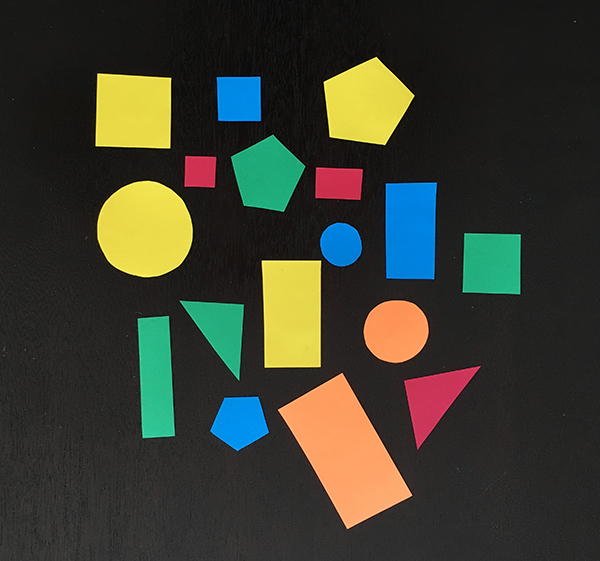
#> input picture contour.png, 600 x 561 px
$ python split_test.py
#> lines starting #> are read from the running program, lines starting #| are printed output that depends on the picture
# 把一张大图切成很多小图并保存,自定义像素切割大小
import cv2 as cv
import os
row = 6
column = 5

org_img = cv.imread('contour.png')
#> org_img is the input picture: shape (561, 600, 3); mean B, G, R 47.5, 60.1, 58.4
height, width = org_img.shape[:2]
#> height = 561; width = 600
# 切之前图片大小
print('height %d widht %d' % (height, width))
#| height 561 widht 600

row_step = (int)(height/row)
#> row_step = 93
column_step = (int)(width/column)
#> column_step = 120

print('row step %d, col step %d'% (row_step, column_step))
#| row step 93, col step 120
# 切之后图片大小
print('height %d widht %d' % (row_step*row, column_step*column))
#| height 558 widht 600

img = org_img[0:row_step*row, 0:column_step*column]
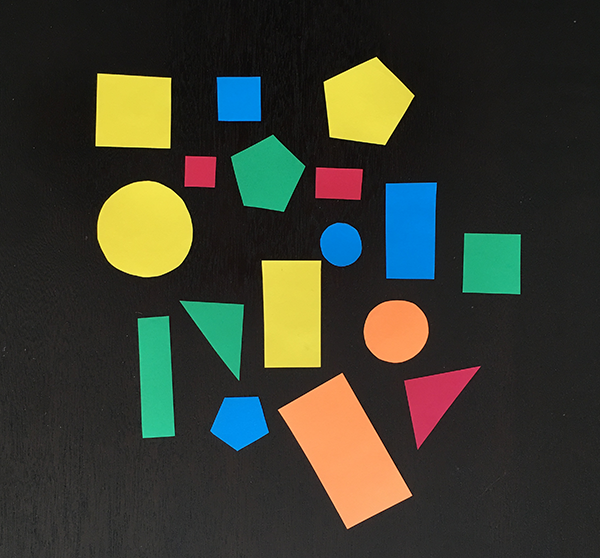
#> img: shape (558, 600, 3); mean B, G, R 47.5, 60.1, 58.4

save_path = 'split'
if not os.path.exists(save_path):
    os.mkdir(save_path)
for i in range(row):
    for j in range(column):
        pic_name = save_path + '/' + str(i) + "_" + str(j) + ".jpg"
        tmp_img = img[(i*row_step):(i*row_step+row_step), (j*column_step):(j*column_step)+column_step]
        cv.imwrite(pic_name, tmp_img)
#> this loop made 6 passes
#> pass 1, `cv.imwrite(pic_name, tmp_img)`:
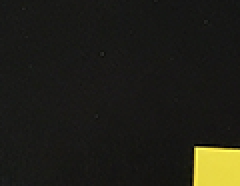
#> saved as 0_0.jpg: shape (93, 120, 3) (shown 2 times larger); mean B, G, R 23.4, 31.1, 31.9
#> pass 1, `cv.imwrite(pic_name, tmp_img)`:
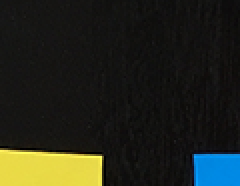
#> saved as 0_1.jpg: shape (93, 120, 3) (shown 2 times larger); mean B, G, R 28.3, 37.7, 35.1
#> pass 1, `cv.imwrite(pic_name, tmp_img)`:
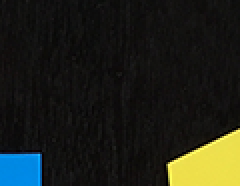
#> saved as 0_2.jpg: shape (93, 120, 3) (shown 2 times larger); mean B, G, R 25.3, 33.1, 30.8
#> pass 1, `cv.imwrite(pic_name, tmp_img)`:
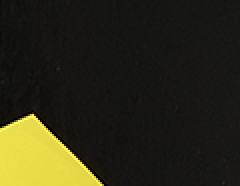
#> saved as 0_3.jpg: shape (93, 120, 3) (shown 2 times larger); mean B, G, R 24.8, 41.8, 44
